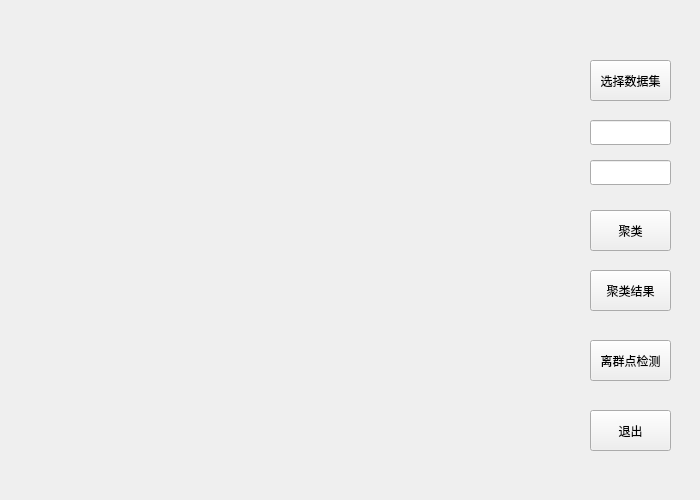
<?xml version="1.0" encoding="UTF-8"?>
<ui version="4.0">
 <class>visualization</class>
 <widget class="QMainWindow" name="visualization">
  <property name="geometry">
   <rect>
    <x>0</x>
    <y>0</y>
    <width>700</width>
    <height>500</height>
   </rect>
  </property>
  <property name="minimumSize">
   <size>
    <width>700</width>
    <height>500</height>
   </size>
  </property>
  <property name="maximumSize">
   <size>
    <width>700</width>
    <height>500</height>
   </size>
  </property>
  <property name="windowTitle">
   <string>visualization</string>
  </property>
  <widget class="QWidget" name="centralWidget">
   <widget class="QPushButton" name="choose_data">
    <property name="geometry">
     <rect>
      <x>590</x>
      <y>60</y>
      <width>81</width>
      <height>41</height>
     </rect>
    </property>
    <property name="text">
     <string>选择数据集</string>
    </property>
   </widget>
   <widget class="QPushButton" name="K_mean">
    <property name="geometry">
     <rect>
      <x>590</x>
      <y>210</y>
      <width>81</width>
      <height>41</height>
     </rect>
    </property>
    <property name="text">
     <string>聚类</string>
    </property>
   </widget>
   <widget class="QCustomPlot" name="Coordinate" native="true">
    <property name="geometry">
     <rect>
      <x>20</x>
      <y>20</y>
      <width>551</width>
      <height>461</height>
     </rect>
    </property>
   </widget>
   <widget class="QPushButton" name="pushButton_5">
    <property name="geometry">
     <rect>
      <x>590</x>
      <y>270</y>
      <width>81</width>
      <height>41</height>
     </rect>
    </property>
    <property name="text">
     <string>聚类结果</string>
    </property>
   </widget>
   <widget class="QPushButton" name="pushButton_6">
    <property name="geometry">
     <rect>
      <x>590</x>
      <y>340</y>
      <width>81</width>
      <height>41</height>
     </rect>
    </property>
    <property name="text">
     <string>离群点检测</string>
    </property>
   </widget>
   <widget class="QPushButton" name="pushButton_3">
    <property name="geometry">
     <rect>
      <x>590</x>
      <y>410</y>
      <width>81</width>
      <height>41</height>
     </rect>
    </property>
    <property name="text">
     <string>退出</string>
    </property>
   </widget>
   <widget class="QLabel" name="evaluate">
    <property name="geometry">
     <rect>
      <x>600</x>
      <y>10</y>
      <width>81</width>
      <height>31</height>
     </rect>
    </property>
    <property name="text">
     <string/>
    </property>
   </widget>
   <widget class="QLineEdit" name="K">
    <property name="geometry">
     <rect>
      <x>590</x>
      <y>120</y>
      <width>81</width>
      <height>25</height>
     </rect>
    </property>
   </widget>
   <widget class="QLineEdit" name="threshold">
    <property name="geometry">
     <rect>
      <x>590</x>
      <y>160</y>
      <width>81</width>
      <height>25</height>
     </rect>
    </property>
   </widget>
  </widget>
 </widget>
 <layoutdefault spacing="6" margin="11"/>
 <customwidgets>
  <customwidget>
   <class>QCustomPlot</class>
   <extends>QWidget</extends>
   <header location="global">qcustomplot.h</header>
   <container>1</container>
  </customwidget>
 </customwidgets>
 <resources/>
 <connections/>
</ui>
